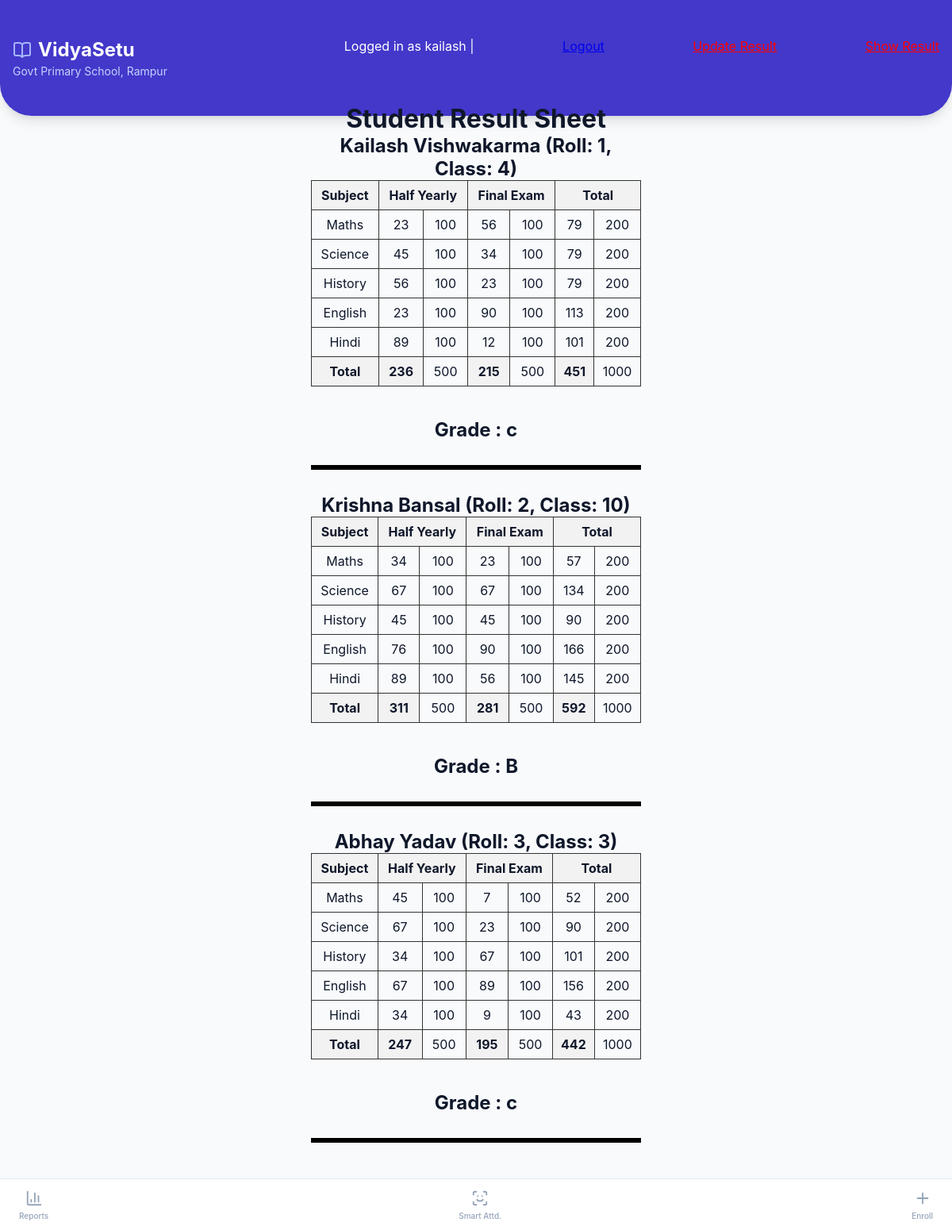
The page /show_result/ (signed in) on the database its author committed.
### result/models.py (models this page shows, shortened)
class Result(models.Model):
    name = models.CharField(max_length=100)
    clas = models.IntegerField()
    roll = models.IntegerField(unique=True)
    guard = models.CharField(max_length=100)
    hmath = models.IntegerField()
    hsci = models.IntegerField()
    hhis = models.IntegerField()
    heng = models.IntegerField()
    hhindi = models.IntegerField()
    fmath = models.IntegerField()
    fsci = models.IntegerField()
    fhis = models.IntegerField()
    feng = models.IntegerField()
    fhindi = models.IntegerField()

### project/views.py (the view)
# urls.py: path('show_result/',views.show_result,name='show_result'),
@login_required(login_url='login')
def show_result(request):
    results = Result.objects.all()
    for student in results:
        student.half_total = (
            student.hmath +
            student.hsci +
            student.hhis +
            student.heng +
            student.hhindi
        )
        student.final_total = (
            student.fmath +
            student.fsci +
            student.fhis +
            student.feng +
            student.fhindi
        )
        student.maths_total=(
            student.hmath+student.fmath
        )
        student.sci_total=(
            student.hsci+student.fsci
        )
        student.his_total=(
            student.hhis+student.fhis
        )
        student.eng_total=(
            student.heng+student.feng
        )
        student.hindi_total=(
            student.hhindi+student.fhindi
        )
        grade=''
        student.grand_total = student.half_total + student.final_total
        if (student.grand_total>850):
            grade="A+"
        elif(student.grand_total>740):
            grade="A"
        elif (student.grand_total>640):
            grade="B+"
        elif (student.grand_total>500):
            grade="B"
        elif (student.grand_total>350):
            grade="c"
        student.grade=grade
    return render(request, 'show_result.html', {'results': results})

### templates/show_result.html (shortened to what this page needs)
{% extends 'base.html' %}
{% block content %}
</head>
<body>
<h1 align="center">Student Result Sheet</h1>
{% for student in results %}
<h2>{{ student.name }} (Roll: {{ student.roll }}, Class: {{ student.clas }})</h2>
<table>
    <tr>
        <th>Subject</th>
        <th colspan="2">Half Yearly</th>
        <th colspan="2">Final Exam</th>
        <th colspan="2">Total</th>
    </tr>
    <tr>
        <td>Maths</td>
        <td>{{ student.hmath }}</td>
        <td>100</td>
        <td>{{ student.fmath }}</td>
        <td>100</td>
        <td>{{ student.maths_total }}</td>
        <td>200</td>
    </tr>
    <tr>
        <td>Science</td>
        <td>{{ student.hsci }}</td>
        <td>100</td>
        <td>{{ student.fsci }}</td>
        <td>100</td>
        <td>{{ student.sci_total }}</td>
        <td>200</td>
    </tr>
    <tr>
        <td>History</td>
        <td>{{ student.hhis }}</td>
        <td>100</td>
        <td>{{ student.fhis }}</td>
        <td>100</td>
        <td>{{ student.his_total }}</td>
        <td>200</td>
    </tr>
    <tr>
        <td>English</td>
        <td>{{ student.heng }}</td>
        <td>100</td>
        <td>{{ student.feng }}</td>
        <td>100</td>
        <td>{{ student.eng_total }}</td>
        <td>200</td>
    </tr>
    <tr>
        <td>Hindi</td>
        <td>{{ student.hhindi }}</td>
        <td>100</td>
        <td>{{ student.fhindi }}</td>
        <td>100</td>
        <td>{{ student.hindi_total }}</td>
        <td>200</td>
    </tr>
    <tr>
        <th>Total</th>
        <th>{{ student.half_total }}</th>
        <td>500</td>
        <th>{{ student.final_total }}</th>
        <td>500</td>
        <th>{{ student.grand_total }}</td>
        <td>1000</td>
    </tr>
</table>
<h2>Grade : {{student.grade}} </h2>
<hr style="border: 3px solid black; margin: 30px 0;">
{% empty %}
<p>No student records found.</p>
{% endfor %}
{% endblock %}

### templates/base.html (shortened to what this page needs)
<!DOCTYPE html>
<html lang="en">
<head>
</head>
<body>
    <header class="app-header">
        <div class="header-content">
            <div>
                <h1 class="brand-title">
                    <i data-lucide="book-open" class="icon-brand"></i>
                    VidyaSetu
                </h1>
                <p class="brand-subtitle">Govt Primary School, Rampur</p>
            </div>
            {% if user.is_authenticated %}
            Logged in as {{ user.username }} | <a href="{% url 'logout' %}">Logout</a>
            {% else %}
            <a href="{% url 'login' %}">Login</a> | <a href="{% url 'register' %}">Register</a>
            {% endif %}
            <div >
                <a href="{% url 'result' %}" style="color: red;">Update Result</a>
            </div>
            <div >
                <a href="{% url 'show_result' %}" style="color: red;">Show Result</a>
            </div>
        </div>
    </header>
    <main class="main-container">
        {% block content %}{% endblock %}
    </main>
    <nav class="bottom-nav">
        <a href="{% url 'dashboard' %}" class="nav-link {% if view == 'dashboard' %}active{% else %}inactive{% endif %}">
            <i data-lucide="bar-chart-3" width="22"></i>
            <span class="nav-text">Reports</span>
        </a>
        <a href="{% url 'attendance' %}" class="nav-link {% if view == 'attendance' %}active{% else %}inactive{% endif %}">
            <i data-lucide="scan-face" width="22"></i>
            <span class="nav-text">Smart Attd.</span>
        </a>
        <a href="{% url 'add_student' %}" class="nav-link {% if view == 'add' %}active{% else %}inactive{% endif %}">
            <i data-lucide="plus" width="22"></i>
            <span class="nav-text">Enroll</span>
        </a>
    </nav>
</body>
</html>

### templates/base.html (style rules this page uses)
* { box-sizing: border-box; margin: 0; padding: 0; }
body { font-family: -apple-system, BlinkMacSystemFont, "Segoe UI", Roboto, Helvetica, Arial, sans-serif; background-color: #f8fafc; color: #0f172a; min-height: 100vh; padding-bottom: 80px; }
.app-header { background-color: #4338ca; color: white; padding: 48px 16px 32px 16px; border-bottom-left-radius: 2.5rem; border-bottom-right-radius: 2.5rem; box-shadow: 0 10px 15px -3px rgba(0, 0, 0, 0.1), 0 4px 6px -2px rgba(0, 0, 0, 0.05); position: relative; z-index: 10; }
.header-content { display: flex; justify-content: space-between; align-items: flex-start; margin-bottom: 16px; }
.brand-title { font-size: 1.5rem; font-weight: 700; display: flex; align-items: center; gap: 8px; }
.brand-subtitle { color: #c7d2fe; font-size: 0.875rem; margin-top: 4px; }
.icon-brand { color: #a5b4fc; }
.main-container { max-width: 28rem; margin: 0 auto; position: relative; margin-top: -16px; z-index: 20; padding: 0 16px; }
.bottom-nav { position: fixed; bottom: 0; left: 0; right: 0; background-color: #ffffff; border-top: 1px solid #e2e8f0; display: flex; justify-content: space-between; padding: 12px 24px; z-index: 50; }
.nav-link { display: flex; flex-direction: column; align-items: center; gap: 4px; text-decoration: none; transition: color 0.2s; }
.nav-text { font-size: 10px; font-weight: 500; }
.nav-link.inactive { color: #94a3b8; }

### templates/show_result.html (style rules this page uses)
table { border-collapse: collapse; width: 100%; margin-bottom: 40px; }
th, td { border: 1px solid #333; padding: 8px; text-align: center; }
th { background-color: #f2f2f2; }
h2 { text-align: center; }

### rows shown on the page
Result: name "Kailash Vishwakarma", roll "1", clas "4", hmath "23", fmath "56", maths_total "79", hsci "45", fsci "34", sci_total "79", hhis "56", fhis "23", his_total "79", heng "23", feng "90", eng_total "113", hhindi "89", fhindi "12", hindi_total "101", half_total "236", final_total "215", grand_total "451", grade "c"
Result: name "Krishna Bansal", roll "2", clas "10", hmath "34", fmath "23", maths_total "57", hsci "67", fsci "67", sci_total "134", hhis "45", fhis "45", his_total "90", heng "76", feng "90", eng_total "166", hhindi "89", fhindi "56", hindi_total "145", half_total "311", final_total "281", grand_total "592", grade "B"
Result: name "Abhay Yadav", roll "3", clas "3", hmath "45", fmath "7", maths_total "52", hsci "67", fsci "23", sci_total "90", hhis "34", fhis "67", his_total "101", heng "67", feng "89", eng_total "156", hhindi "34", fhindi "9", hindi_total "43", half_total "247", final_total "195", grand_total "442", grade "c"

### other values the page prints
{{ user.username }} "kailash"
